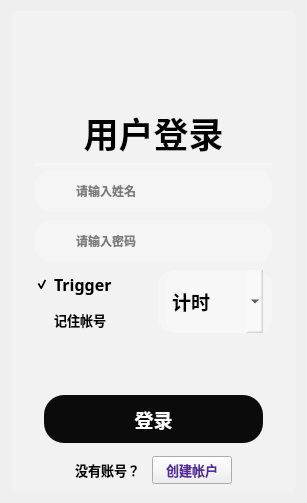
           <widget class="QWidget" name="tab">
            <attribute name="title">
             <string>登录</string>
            </attribute>
            <layout class="QGridLayout" name="gridLayout">
             <item row="0" column="0">
              <widget class="QFrame" name="frame_3">
               <property name="styleSheet">
                <string notr="true">QFrame{
	image: none;
background-color: rgba(255, 255, 255, 20%);
border-radius:6px 
}
QLabel{

	background-color: rgba(255, 255, 255, 0);
}</string>
               </property>
               <property name="frameShape">
                <enum>QFrame::StyledPanel</enum>
               </property>
               <property name="frameShadow">
                <enum>QFrame::Raised</enum>
               </property>
               <layout class="QVBoxLayout" name="verticalLayout_3" stretch="0,0,0,0,0,0">
                <property name="spacing">
                 <number>4</number>
                </property>
                <property name="leftMargin">
                 <number>24</number>
                </property>
                <property name="topMargin">
                 <number>24</number>
                </property>
                <property name="rightMargin">
                 <number>24</number>
                </property>
                <property name="bottomMargin">
                 <number>8</number>
                </property>
                <item>
                 <widget class="QWidget" name="widget" native="true">
                  <property name="minimumSize">
                   <size>
                    <width>0</width>
                    <height>64</height>
                   </size>
                  </property>
                  <property name="styleSheet">
                   <string notr="true"/>
                  </property>
                  <layout class="QGridLayout" name="gridLayout_4">
                   <item row="0" column="3">
                    <spacer name="horizontalSpacer_4">
                     <property name="orientation">
                      <enum>Qt::Horizontal</enum>
                     </property>
                     <property name="sizeHint" stdset="0">
                      <size>
                       <width>40</width>
                       <height>20</height>
                      </size>
                     </property>
                    </spacer>
                   </item>
                   <item row="0" column="0">
                    <spacer name="horizontalSpacer_3">
                     <property name="orientation">
                      <enum>Qt::Horizontal</enum>
                     </property>
                     <property name="sizeHint" stdset="0">
                      <size>
                       <width>40</width>
                       <height>20</height>
                      </size>
                     </property>
                    </spacer>
                   </item>
                   <item row="0" column="2">
                    <widget class="QLabel" name="label_pix">
                     <property name="sizePolicy">
                      <sizepolicy hsizetype="Maximum" vsizetype="Minimum">
                       <horstretch>0</horstretch>
                       <verstretch>0</verstretch>
                      </sizepolicy>
                     </property>
                     <property name="minimumSize">
                      <size>
                       <width>50</width>
                       <height>50</height>
                      </size>
                     </property>
                     <property name="maximumSize">
                      <size>
                       <width>50</width>
                       <height>50</height>
                      </size>
                     </property>
                     <property name="text">
                      <string/>
                     </property>
                    </widget>
                   </item>
                  </layout>
                 </widget>
                </item>
                <item>
                 <widget class="QLabel" name="label">
                  <property name="maximumSize">
                   <size>
                    <width>16777215</width>
                    <height>26777</height>
                   </size>
                  </property>
                  <property name="font">
                   <font>
                    <family>微软雅黑</family>
                    <pointsize>26</pointsize>
                    <weight>75</weight>
                    <bold>true</bold>
                   </font>
                  </property>
                  <property name="text">
                   <string>用户登录</string>
                  </property>
                  <property name="alignment">
                   <set>Qt::AlignCenter</set>
                  </property>
                 </widget>
                </item>
                <item>
                 <widget class="Line" name="line_2">
                  <property name="orientation">
                   <enum>Qt::Horizontal</enum>
                  </property>
                 </widget>
                </item>
                <item>
                 <widget class="QFrame" name="frame_9">
                  <property name="styleSheet">
                   <string notr="true">background-color: rgba(255, 255, 255, 0);</string>
                  </property>
                  <property name="frameShape">
                   <enum>QFrame::StyledPanel</enum>
                  </property>
                  <property name="frameShadow">
                   <enum>QFrame::Raised</enum>
                  </property>
                  <layout class="QVBoxLayout" name="verticalLayout_4">
                   <property name="spacing">
                    <number>8</number>
                   </property>
                   <property name="leftMargin">
                    <number>0</number>
                   </property>
                   <property name="topMargin">
                    <number>0</number>
                   </property>
                   <property name="rightMargin">
                    <number>0</number>
                   </property>
                   <property name="bottomMargin">
                    <number>0</number>
                   </property>
                   <item>
                    <widget class="QFrame" name="frame_7">
                     <property name="minimumSize">
                      <size>
                       <width>0</width>
                       <height>42</height>
                      </size>
                     </property>
                     <property name="styleSheet">
                      <string notr="true">border-radius:16px ;
background-color: rgba(255, 255, 255, 51);</string>
                     </property>
                     <property name="frameShape">
                      <enum>QFrame::StyledPanel</enum>
                     </property>
                     <property name="frameShadow">
                      <enum>QFrame::Raised</enum>
                     </property>
                     <layout class="QHBoxLayout" name="horizontalLayout_6" stretch="1,9">
                      <property name="spacing">
                       <number>12</number>
                      </property>
                      <property name="topMargin">
                       <number>0</number>
                      </property>
                      <property name="bottomMargin">
                       <number>0</number>
                      </property>
                      <item>
                       <widget class="QWidget" name="widget_2" native="true">
                        <property name="maximumSize">
                         <size>
                          <width>18</width>
                          <height>18</height>
                         </size>
                        </property>
                        <property name="styleSheet">
                         <string notr="true">image: url(:/buttom_white/img/buttom_white/发送邮件_send-email.svg);
background-color: rgba(255, 255, 255, 0);</string>
                        </property>
                       </widget>
                      </item>
                      <item>
                       <widget class="QLineEdit" name="name">
                        <property name="font">
                         <font>
                          <family>微软雅黑</family>
                          <weight>75</weight>
                          <bold>true</bold>
                         </font>
                        </property>
                        <property name="styleSheet">
                         <string notr="true">QLineEdit{
	background-color: rgba(255, 255, 255, 0);
	selection-color: rgb(34, 34, 34);
}</string>
                        </property>
                        <property name="placeholderText">
                         <string>请输入姓名</string>
                        </property>
                       </widget>
                      </item>
                     </layout>
                    </widget>
                   </item>
                   <item>
                    <widget class="QFrame" name="frame_8">
                     <property name="minimumSize">
                      <size>
                       <width>0</width>
                       <height>42</height>
                      </size>
                     </property>
                     <property name="styleSheet">
                      <string notr="true">border-radius:16px ;
background-color: rgba(255, 255, 255, 51);</string>
                     </property>
                     <property name="frameShape">
                      <enum>QFrame::StyledPanel</enum>
                     </property>
                     <property name="frameShadow">
                      <enum>QFrame::Raised</enum>
                     </property>
                     <layout class="QHBoxLayout" name="horizontalLayout_7" stretch="1,9">
                      <property name="spacing">
                       <number>12</number>
                      </property>
                      <property name="topMargin">
                       <number>0</number>
                      </property>
                      <property name="bottomMargin">
                       <number>0</number>
                      </property>
                      <item>
                       <widget class="QWidget" name="widget_3" native="true">
                        <property name="maximumSize">
                         <size>
                          <width>18</width>
                          <height>18</height>
                         </size>
                        </property>
                        <property name="styleSheet">
                         <string notr="true">image: url(:/buttom_white/img/buttom_white/电子锁开_electronic-locks-open.svg);
background-color: rgba(255, 255, 255, 0);</string>
                        </property>
                       </widget>
                      </item>
                      <item>
                       <widget class="QLineEdit" name="password">
                        <property name="font">
                         <font>
                          <family>微软雅黑</family>
                          <weight>75</weight>
                          <bold>true</bold>
                         </font>
                        </property>
                        <property name="styleSheet">
                         <string notr="true">QLineEdit{
	background-color: rgba(255, 255, 255, 0);
	selection-color: rgb(34, 34, 34);
}</string>
                        </property>
                        <property name="echoMode">
                         <enum>QLineEdit::Password</enum>
                        </property>
                        <property name="placeholderText">
                         <string>请输入密码</string>
                        </property>
                       </widget>
                      </item>
                     </layout>
                    </widget>
                   </item>
                   <item>
                    <layout class="QHBoxLayout" name="horizontalLayout">
                     <item>
                      <layout class="QVBoxLayout" name="verticalLayout">
                       <item>
                        <widget class="QCheckBox" name="checkBox_tri">
                         <property name="font">
                          <font>
                           <family>微软雅黑</family>
                           <pointsize>12</pointsize>
                           <weight>75</weight>
                           <bold>true</bold>
                          </font>
                         </property>
                         <property name="text">
                          <string>Trigger</string>
                         </property>
                         <property name="checked">
                          <bool>true</bool>
                         </property>
                        </widget>
                       </item>
                       <item>
                        <widget class="QCheckBox" name="checkBox">
                         <property name="font">
                          <font>
                           <family>微软雅黑</family>
                           <pointsize>10</pointsize>
                           <weight>75</weight>
                           <bold>true</bold>
                          </font>
                         </property>
                         <property name="text">
                          <string>记住帐号</string>
                         </property>
                        </widget>
                       </item>
                      </layout>
                     </item>
                     <item>
                      <widget class="QFrame" name="frame_24">
                       <property name="minimumSize">
                        <size>
                         <width>0</width>
                         <height>42</height>
                        </size>
                       </property>
                       <property name="styleSheet">
                        <string notr="true">border-radius:16px ;
background-color: rgba(255, 255, 255, 51);</string>
                       </property>
                       <property name="frameShape">
                        <enum>QFrame::StyledPanel</enum>
                       </property>
                       <property name="frameShadow">
                        <enum>QFrame::Raised</enum>
                       </property>
                       <layout class="QHBoxLayout" name="horizontalLayout_19" stretch="0">
                        <property name="spacing">
                         <number>12</number>
                        </property>
                        <property name="topMargin">
                         <number>0</number>
                        </property>
                        <property name="bottomMargin">
                         <number>0</number>
                        </property>
                        <item>
                         <widget class="QComboBox" name="mode">
                          <property name="sizePolicy">
                           <sizepolicy hsizetype="Preferred" vsizetype="Preferred">
                            <horstretch>0</horstretch>
                            <verstretch>0</verstretch>
                           </sizepolicy>
                          </property>
                          <property name="minimumSize">
                           <size>
                            <width>0</width>
                            <height>30</height>
                           </size>
                          </property>
                          <property name="font">
                           <font>
                            <family>微软雅黑</family>
                            <pointsize>14</pointsize>
                            <weight>75</weight>
                            <bold>true</bold>
                           </font>
                          </property>
                          <property name="styleSheet">
                           <string notr="true">border-radius:10px ;</string>
                          </property>
                          <item>
                           <property name="text">
                            <string>计时</string>
                           </property>
                          </item>
                          <item>
                           <property name="text">
                            <string>认知</string>
                           </property>
                          </item>
                          <item>
                           <property name="text">
                            <string>SART</string>
                           </property>
                          </item>
                         </widget>
                        </item>
                       </layout>
                      </widget>
                     </item>
                    </layout>
                   </item>
                  </layout>
                 </widget>
                </item>
                <item>
                 <widget class="QFrame" name="frame_11">
                  <property name="styleSheet">
                   <string notr="true">background-color: rgba(255, 255, 255, 0);</string>
                  </property>
                  <property name="frameShape">
                   <enum>QFrame::StyledPanel</enum>
                  </property>
                  <property name="frameShadow">
                   <enum>QFrame::Raised</enum>
                  </property>
                  <layout class="QVBoxLayout" name="verticalLayout_6">
                   <item>
                    <widget class="Line" name="line">
                     <property name="orientation">
                      <enum>Qt::Horizontal</enum>
                     </property>
                    </widget>
                   </item>
                   <item>
                    <spacer name="verticalSpacer">
                     <property name="orientation">
                      <enum>Qt::Vertical</enum>
                     </property>
                     <property name="sizeHint" stdset="0">
                      <size>
                       <width>20</width>
                       <height>40</height>
                      </size>
                     </property>
                    </spacer>
                   </item>
                   <item>
                    <widget class="QPushButton" name="Login">
                     <property name="minimumSize">
                      <size>
                       <width>0</width>
                       <height>48</height>
                      </size>
                     </property>
                     <property name="font">
                      <font>
                       <family>微软雅黑</family>
                       <pointsize>14</pointsize>
                       <weight>75</weight>
                       <bold>true</bold>
                      </font>
                     </property>
                     <property name="styleSheet">
                      <string notr="true">QPushButton{
	background-color: rgb(11, 11, 11);
	border-radius:20px ;
	color: rgb(255, 255, 255);


}</string>
                     </property>
                     <property name="text">
                      <string>登录</string>
                     </property>
                    </widget>
                   </item>
                  </layout>
                 </widget>
                </item>
                <item>
                 <layout class="QHBoxLayout" name="horizontalLayout_5">
                  <property name="spacing">
                   <number>12</number>
                  </property>
                  <item>
                   <spacer name="horizontalSpacer_7">
                    <property name="orientation">
                     <enum>Qt::Horizontal</enum>
                    </property>
                    <property name="sizeHint" stdset="0">
                     <size>
                      <width>40</width>
                      <height>20</height>
                     </size>
                    </property>
                   </spacer>
                  </item>
                  <item>
                   <widget class="QLabel" name="label_3">
                    <property name="font">
                     <font>
                      <family>微软雅黑</family>
                      <pointsize>10</pointsize>
                      <weight>75</weight>
                      <bold>true</bold>
                     </font>
                    </property>
                    <property name="text">
                     <string>没有账号？</string>
                    </property>
                   </widget>
                  </item>
                  <item>
                   <widget class="QPushButton" name="create_Account">
                    <property name="font">
                     <font>
                      <family>微软雅黑</family>
                      <pointsize>10</pointsize>
                      <weight>75</weight>
                      <bold>true</bold>
                     </font>
                    </property>
                    <property name="styleSheet">
                     <string notr="true">color: rgb(84, 42, 155);</string>
                    </property>
                    <property name="text">
                     <string>创建帐户</string>
                    </property>
                   </widget>
                  </item>
                  <item>
                   <spacer name="horizontalSpacer_6">
                    <property name="orientation">
                     <enum>Qt::Horizontal</enum>
                    </property>
                    <property name="sizeHint" stdset="0">
                     <size>
                      <width>40</width>
                      <height>20</height>
                     </size>
                    </property>
                   </spacer>
                  </item>
                 </layout>
                </item>
               </layout>
              </widget>
             </item>
            </layout>
           </widget>
